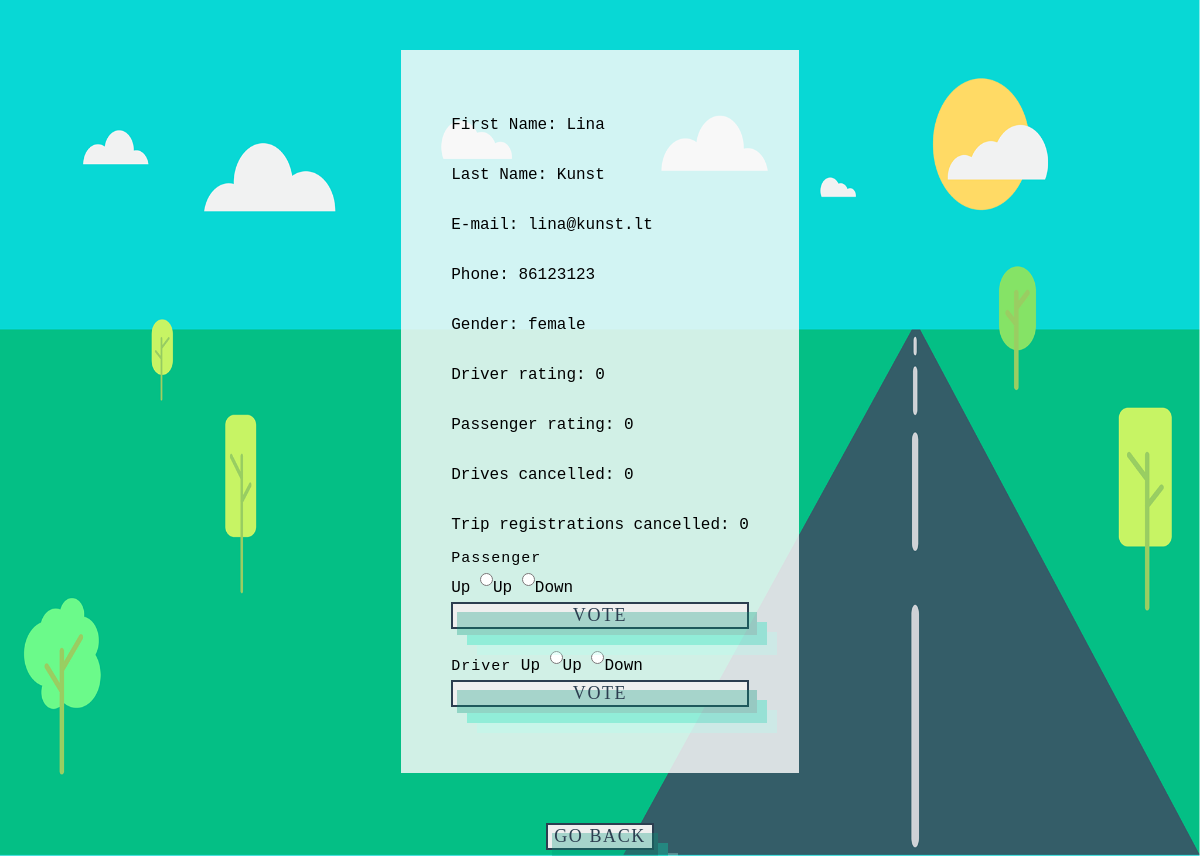
Page /user.php?user=28 on the committed database.
### tables this page shows
CREATE TABLE `users` (
  `id` int(11) NOT NULL,
  `f_name` varchar(32) NOT NULL,
  `l_name` varchar(32) NOT NULL,
  `email` varchar(32) NOT NULL,
  `phone` int(11) NOT NULL,
  `gender` varchar(32) NOT NULL,
  `password` varchar(100) NOT NULL
);

### user.php (the view, shortened to what this page needs)
<head>
  <link rel="stylesheet" href="css/mainas.css">
</head>
<body><div class="profile-wrapper">
<?php
    if(isset($_GET['user'])) {
        require 'includes/dbh.inc.php';
        $userProfileId = $_GET['user'];
        $userId = $_SESSION['userId'];
        $sql = "SELECT * FROM users WHERE id=?";
        $stmt = mysqli_stmt_init($conn);
        if(!mysqli_stmt_prepare($stmt, $sql)) {
            header("Location: ../login.php?error=sqlerror");
            exit();
        } else {
            mysqli_stmt_bind_param($stmt, "i", $userProfileId);
            mysqli_stmt_execute($stmt);
            $result = mysqli_stmt_get_result($stmt);
            if($row = mysqli_fetch_assoc($result)) {
                echo "
                    <p>First Name: ". $row['f_name'] ."</p>
                    <p>Last Name: ". $row['l_name'] ."</p>
                    <p>E-mail: ". $row['email'] ."</p>
                    <p>Phone: ". $row['phone'] ."</p>
                    <p>Gender: ". $row['gender'] ."</p>
                ";
                $sql = "SELECT driver_rating, trips_cancelled, p_trips_cancelled, passenger_rating FROM driver, passanger WHERE driver_id=? AND passenger_id=?";
                $stmt = mysqli_stmt_init($conn);
                if(!mysqli_stmt_prepare($stmt, $sql)) {
                    header("Location: ../login.php?error=sqlerror");
                    exit();
                } else {
                    mysqli_stmt_bind_param($stmt, "ii", $userProfileId, $userProfileId);
                    mysqli_stmt_execute($stmt);
                    $result = mysqli_stmt_get_result($stmt);
                    if($row = mysqli_fetch_assoc($result)) {
                        echo "<p>Driver rating: ". $row['driver_rating'] ."</p>";
                        echo "<p>Passenger rating: ". $row['passenger_rating'] ."</p>";
                        echo "<p>Drives cancelled: ". $row['trips_cancelled'] ."</p>";
                        echo "<p>Trip registrations cancelled: ". $row['p_trips_cancelled'] ."</p>";
                    }
                }
                if($userId != $userProfileId) {
                    echo "<form action='' method='get'>
                        <label for='votepassenger'>Passenger</label><br />
                        <input type='hidden' name='user' value='". $userProfileId ."'/>Up
                        <input type='radio' name='votepassenger' value='up'/>Up
                        <input type='radio' name='votepassenger' value='down'/>Down
                        <button type='submit'>Vote</button>
                    </form>";
                    echo "<form action='' method='get'>
                        <label for='votedriver'>Driver</label>
                        <input type='hidden' name='user' value='". $userProfileId ."'/>Up
                        <input type='radio' name='votedriver' value='up'/>Up
                        <input type='radio' name='votedriver' value='down'/>Down
                        <button type='submit'>Vote</button>
                    </form>";
                }
            }
        }
    }
    ?>
</div>
<div><a href="." style="text-decoration: none;"><button>Go back</button></a></div>
</body>

### css/mainas.css (style rules this page uses)
body { min-height: 100vh; display: flex; flex-direction: column; justify-content: center; align-items: center; margin: 0; background: url(../fonas.png) no-repeat center center fixed; background-size: 100% 100%; position: absolute; width: 100%; }
body * { font-family: 'Roboto Mono', monospace; }
input { width: 100%; border: 0; font-family: 'Roboto Mono', monospace; padding: 12px 0; height: 25px; font-size: 14px; font-weight: 500; border-bottom: 2px solid #c8ccd4; background: none; border-radius: 0; color: #223254; transition: all 0.15s ease; margin: 0px 0px 10px 0px; }
label { font-family: 'Roboto Mono', monospace; font-size: 15px; margin: 10px 0px; text-transform: none; letter-spacing: 1px; }
button { border: 2px solid #2c3e50; color: #2c3e50; display: block; font-family: 'open_sanscondensed_light'; font-size: 18px; letter-spacing: 0.1rem; position: relative; text-decoration: none; text-transform: uppercase; z-index: 99999; width: 100%; }
button::before { content: ""; background-color: #00997a; box-shadow: 10px 10px 0 #00e6b8, 20px 20px 0 #b3fff0; position: absolute; left: 0.25rem; top: 0.5rem; height: 102%; width: 102%; z-index: -1; transition: all 0.4s ease; opacity: 0.3; }
.profile-wrapper { display: flex; flex-direction: column; background-color: #f9f9f9d6; padding: 50px; margin: 50px; }
.profile-wrapper > form > input { width: auto; }

### rows in the picture
users: f_name "Lina", l_name "Kunst", email "lina@kunst.lt", phone "86123123", gender "female"

### other values in the picture
$row['driver_rating'] "0"
$row['passenger_rating'] "0"
$row['trips_cancelled'] "0"
$row['p_trips_cancelled'] "0"
